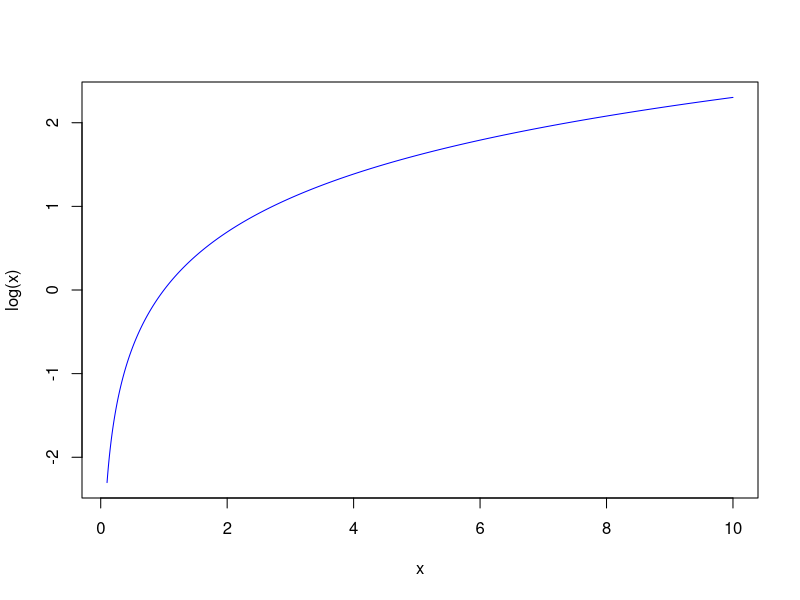
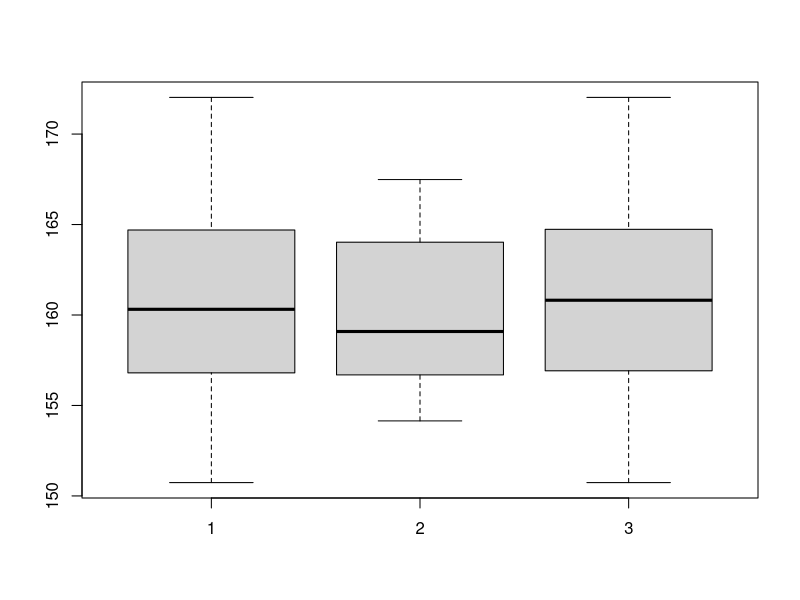

The R script that drew these images, in order:
## ---- chunk 1
knitr::opts_chunk$set(echo = TRUE)
## ---- chunk 2
x <- seq(from=0,to=100,by=1)
mean(x)
sd(x)
## ---- chunk 3
x <- seq(from=0.1,to=10,by=0.01)
length(x)
plot(x,log(x),type='l',col='blue')
## ---- chunk 4
x <- c(1,2,4)
x
class(x)
y <- c(sqrt(2),sqrt(3),sqrt(5))
y
class(y)
z <- c('pepito','juanito','zumalacarregui')
z
class(z)
## ---- chunk 5
taille <- c(1.88, 1.65, 1.92, 1.76)
taille
class(taille)
sexe <- c("h", "f", "h", "f")
sexe
class(sexe)
## ---- chunk 6
x <- rep('pepito',3)
x
y <- rep(c(sqrt(2),3),4)
y
## ---- chunk 7
x <- seq(from=-10,to=10,by=2.5)
x
## ---- chunk 8
x
x[3:5]
length(x[3:5])
## ---- chunk 9
pi
LETTERS
letters
month.name
month.abb
## ---- chunk 10
taille <- c(1.88, NA, 1.65, 1.92, 1.76, NA)
taille
mean(taille,na ='TRUE')
sd(taille,na = 'TRUE')
length(taille)
class(taille)
is.na(taille)
summary(taille)
sexe <- c("h", "f", NA, "h", NA, "f")
sexe
## ---- chunk 11
sexe <- c(rep("f",25),rep("h",50))
taille <- rnorm(75,160,5)
bd <- data.frame(sexe,taille)
taille.f <- bd$taille[sexe == "f"]
taille.h <- bd$taille[sexe == "h"]
boxplot(taille,taille.f,taille.h)
